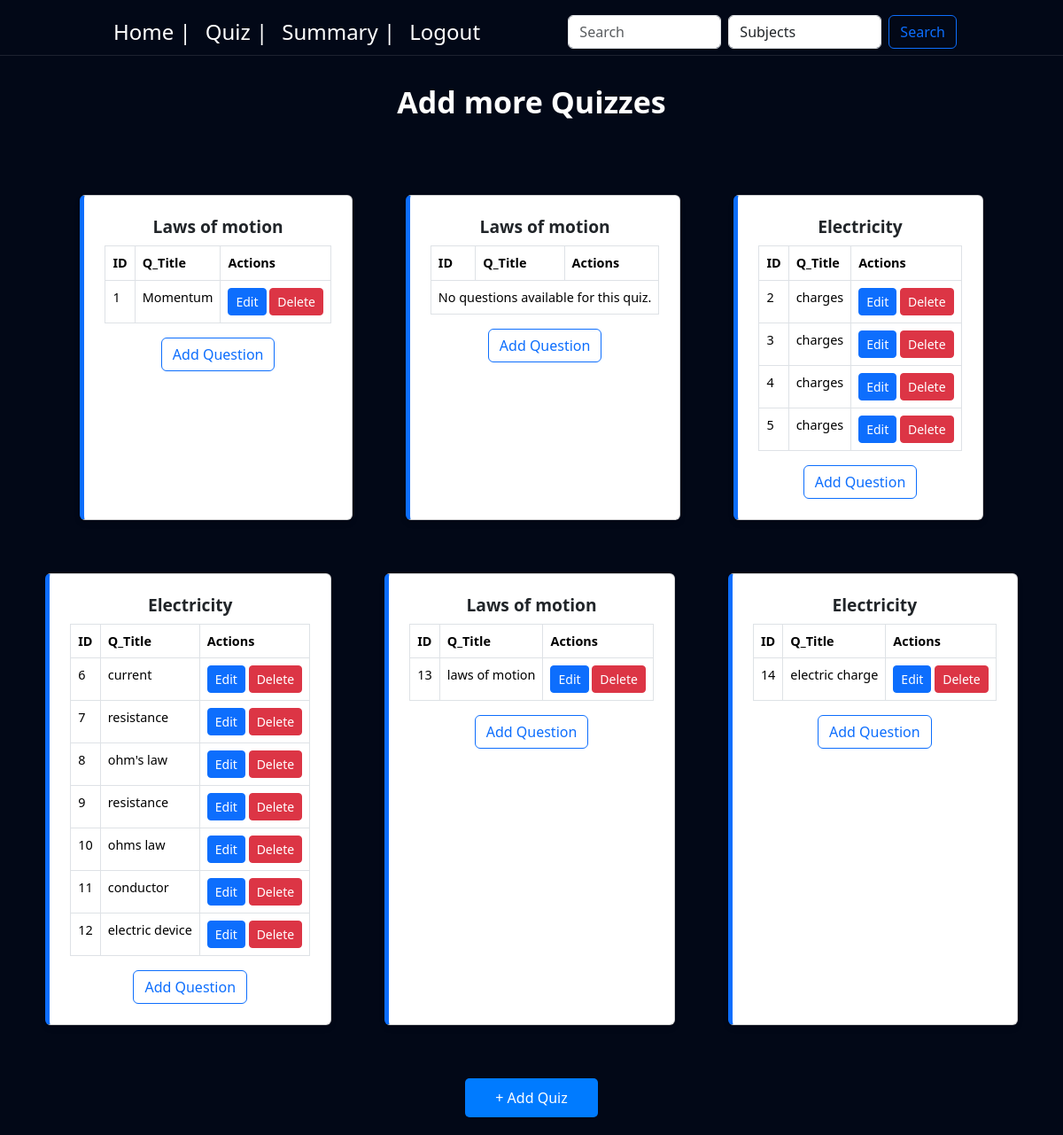
The page /quiz-list on the database as committed earlier.
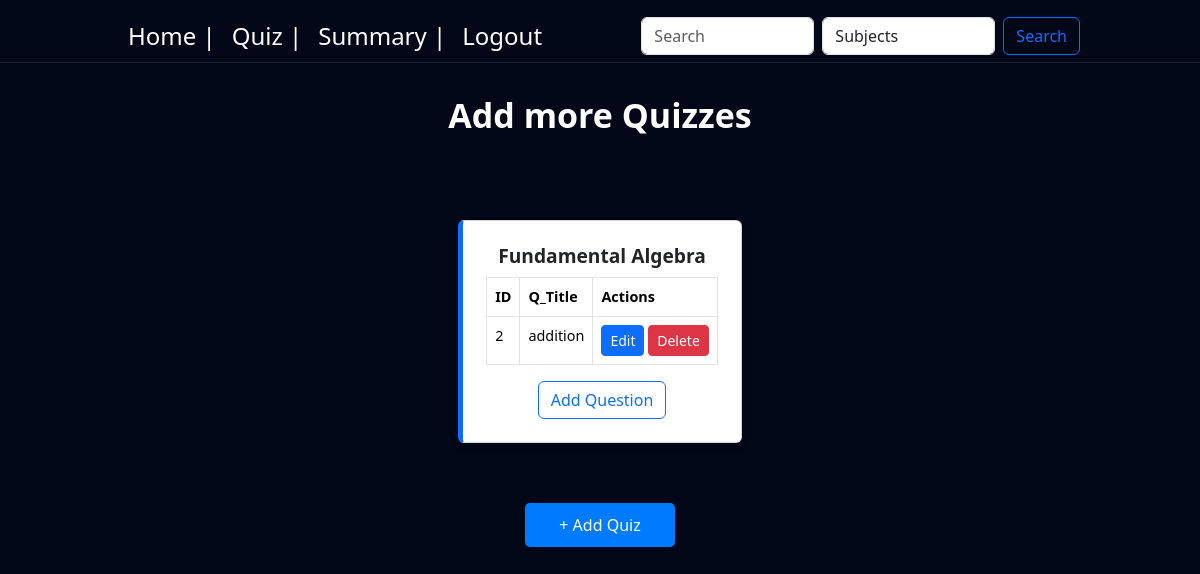
The same page on the database as committed later.
### controller/models.py (models this page shows)
class Quiz(db.Model):
    id = db.Column(db.Integer, primary_key=True, autoincrement=True)
    title = db.Column(db.String(255), nullable=False)
    chapter_id = db.Column(db.Integer, db.ForeignKey('chapter.id'), nullable=False)
    date_of_quiz = db.Column(db.Date, nullable=False)
    time_duration = db.Column(db.Integer, nullable=False)
    time_start = db.Column(db.Time, nullable=False)
    remarks = db.Column(db.String(500))
    questions = db.relationship('Question', backref='quiz', lazy=True)
    scores = db.relationship('Score', backref='quiz', lazy=True)

class Chapter(db.Model):
    id = db.Column(db.Integer, primary_key=True, autoincrement=True)
    name = db.Column(db.String(150), nullable=False)
    description = db.Column(db.String(500))
    subject_id = db.Column(db.Integer, db.ForeignKey('subject.id'), nullable=False)
    quizzes = db.relationship('Quiz', backref='chapter', lazy=True)

class Question(db.Model):
    id = db.Column(db.Integer, primary_key=True, autoincrement=True)
    title = db.Column(db.String(255), nullable=False)
    quiz_id = db.Column(db.Integer, db.ForeignKey('quiz.id'), nullable=False)
    question_statement = db.Column(db.String(500), nullable=False)
    option1 = db.Column(db.String(300), nullable=False)
    option2 = db.Column(db.String(300), nullable=False)
    option3 = db.Column(db.String(300), nullable=False)
    option4 = db.Column(db.String(300), nullable=False)
    correct_option = db.Column(db.Integer, nullable=False)

### controller/routes.py (the view)
@app.route('/quiz-list', methods=['GET', 'POST'])
def quiz_list():
    quizzes = Quiz.query.all()
    questions = Question.query.all()
    return render_template('quiz.html', quizzes=quizzes, questions=questions)

### templates/quiz.html (shortened to what this page needs)
<!DOCTYPE html>
<html lang="en">
<head>
    <link href="https://cdn.jsdelivr.net/npm/bootstrap@5.3.3/dist/css/bootstrap.min.css" rel="stylesheet"
>
        <link rel="stylesheet" href="{{ url_for('static', filename='styles.css') }}">
</head>
<body>
    {% include 'navbar1.html' %}
    <div class="heading-sec">
       Add more Quizzes
    </div>
    <div class="quiz-container">
        {% if quizzes %}
            {% for quiz in quizzes %}
            <div class="card">
                <div class="card-body">
                    <h5 class="card-title">{{ quiz.chapter.name }}</h5>
                    <table class="table table-bordered">
                        <thead>
                            <tr>
                                <th>ID</th>
                                <th>Q_Title</th>
                                <th>Actions</th>
                            </tr>
                        </thead>
                        <tbody>
                            {% if quiz.questions %}
                                {% for question in quiz.questions %}
                                <tr>
                                    <td>{{ question.id }}</td>
                                    <td>{{ question.title }}</td>
                                    <td>
                                        <a href="{{ url_for('edit_question', question_id=question.id) }}" class="btn btn-sm btn-primary">Edit</a>
                                        <form action="{{ url_for('delete_question', question_id=question.id) }}" method="POST" style="display:inline;" onsubmit="return confirm('Are you sure you want to delete this question?');">
                                            <button type="submit" class="btn btn-sm btn-danger">Delete</button>
                                        </form>
                                    </td>
                                </tr>
                                {% endfor %}
                            {% else %}
                                <tr>
                                    <td colspan="3">No questions available for this quiz.</td>
                                </tr>
                            {% endif %}
                        </tbody>
                    </table>
                    <center><a href="{{ url_for('add_question_page', quiz_id=quiz.id) }}" class="btn btn-outline-primary">Add Question</a></center>
                </div>
            </div>
            {% endfor %}
        {% else %}
            <p>No quizzes available.</p>
        {% endif %}
    </div>
    <a href="{{ url_for('add_quiz') }}" class="add-quiz-btn">+ Add Quiz</a>
</body>
</html>

Rows that differ between the two databases and show on the page:
removed Quiz: chapter.name "Laws of motion"
no longer on this page (row edited): Question: id "1", title "Momentum", shown under "Laws of motion"
removed Quiz: chapter.name "Electricity", Question (id "2", title "charges")
removed Question: id "3", title "charges", shown under "Electricity"
removed Question: id "4", title "charges", shown under "Electricity"
removed Question: id "5", title "charges", shown under "Electricity"
removed Quiz: chapter.name "Electricity"
removed Question: id "6", title "current", shown under "Electricity"
removed Question: id "7", title "resistance", shown under "Electricity"
removed Question: id "8", title "ohm's law", shown under "Electricity"
removed Question: id "9", title "resistance", shown under "Electricity"
removed Question: id "10", title "ohms law", shown under "Electricity"
removed Question: id "11", title "conductor", shown under "Electricity"
removed Question: id "12", title "electric device", shown under "Electricity"
removed Quiz: chapter.name "Laws of motion"
removed Question: id "13", title "laws of motion", shown under "Laws of motion"
removed Quiz: chapter.name "Electricity"
removed Question: id "14", title "electric charge", shown under "Electricity"
changed Quiz: chapter.name "Laws of motion" → "Fundamental Algebra"; gains Question (id "2", title "addition"); no longer shows "No questions available for this quiz."
